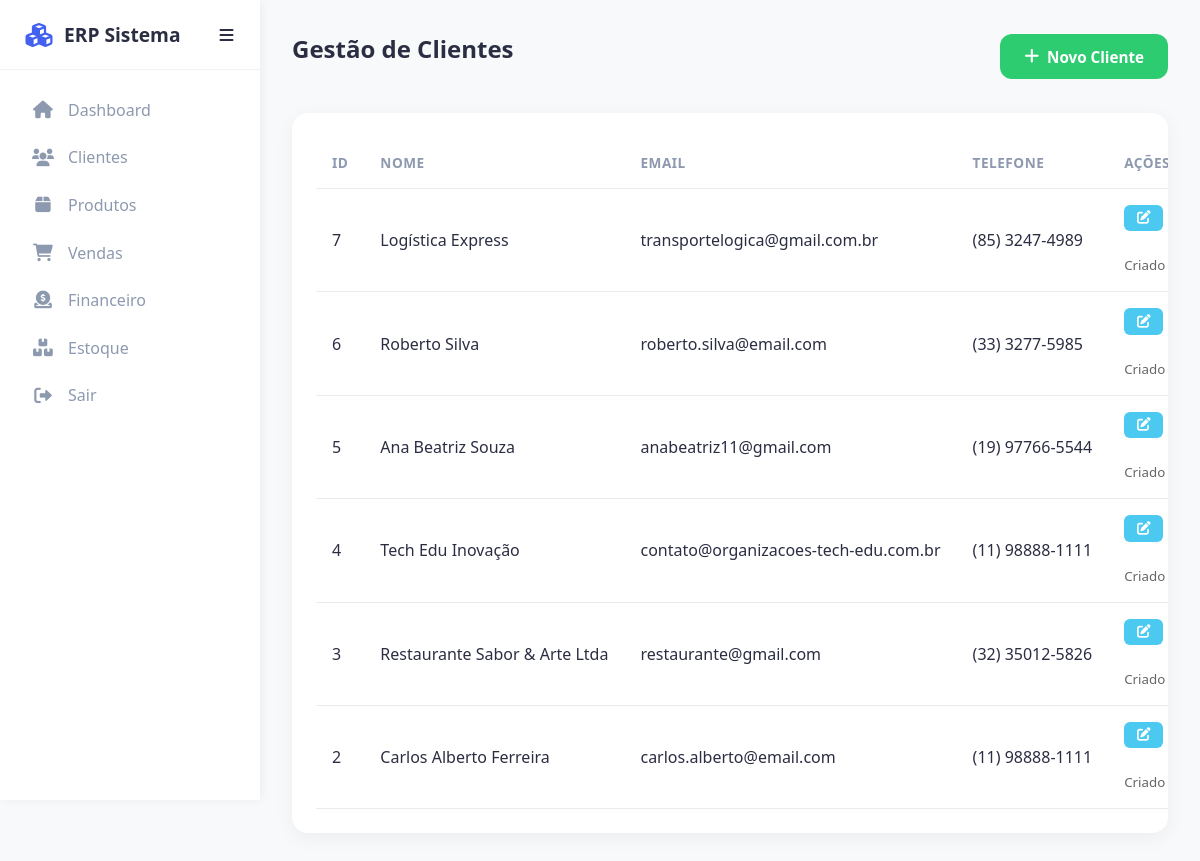
The page /modules/clients/clients.php (signed in) on the database its author committed.
### tables this page shows
CREATE TABLE `clients` (
  `id` int(11) NOT NULL,
  `company_id` int(11) NOT NULL,
  `created_by` int(11) DEFAULT NULL,
  `updated_by` int(11) DEFAULT NULL,
  `type` enum('fisica','juridica') NOT NULL DEFAULT 'fisica',
  `name` varchar(255) DEFAULT NULL,
  `cpf` varchar(20) DEFAULT NULL,
  `company_name` varchar(255) DEFAULT NULL,
  `fantasy_name` varchar(255) DEFAULT NULL,
  `cnpj` varchar(255) DEFAULT NULL,
  `ie` varchar(50) DEFAULT NULL,
  `segment` varchar(100) DEFAULT NULL,
  `email` varchar(100) DEFAULT NULL,
  `phone` varchar(20) DEFAULT NULL,
  `cep` varchar(15) DEFAULT NULL,
  `street` varchar(255) DEFAULT NULL,
  `number` varchar(20) DEFAULT NULL,
  `complement` varchar(100) DEFAULT NULL,
  `neighborhood` varchar(100) DEFAULT NULL,
  `city` varchar(100) DEFAULT NULL,
  `state` varchar(2) DEFAULT NULL,
  `created_at` timestamp NOT NULL DEFAULT current_timestamp(),
  `updated_at` timestamp NOT NULL DEFAULT current_timestamp() ON UPDATE current_timestamp()
);

### modules/clients/clients.php (the view, shortened to what this page needs)
<?php
require '../../config/database.php';
?>
<!DOCTYPE html>
<html lang="pt-BR">
<head>
    <link rel="stylesheet" href="../../css/style.css">
    <link rel="stylesheet" href="https://cdnjs.cloudflare.com/ajax/libs/font-awesome/6.0.0/css/all.min.css">
</head>
<body>
    <?php $basePath = '../../';
    include '../../includes/header.php'; ?>
    <main>
        <div style="display: flex; justify-content: space-between; align-items: center; margin-bottom: 2rem;">
            <h2>Gestão de Clientes</h2>
            <a href="add_client.php" class="btn btn-success"><i class="fas fa-plus"></i> Novo Cliente</a>
        </div>
        <div class="table-container">
            <table id="tableModule">
                <thead>
                    <tr>
                        <th>ID</th>
                        <th>Nome</th>
                        <th>Email</th>
                        <th>Telefone</th>
                        <th>Ações</th>
                    </tr>
                </thead>
                <tbody>
                    <?php
                    $stmt = $pdo->prepare("SELECT c.*, uc.name as creator_name, uu.name as updater_name
                                          FROM clients c
                                          LEFT JOIN users uc ON c.created_by = uc.id
                                          LEFT JOIN users uu ON c.updated_by = uu.id
                                          WHERE c.company_id = ?
                                          ORDER BY c.id DESC");
                    $stmt->execute([getCompanyId()]);
                    while ($row = $stmt->fetch(PDO::FETCH_ASSOC)) {
                        echo "<tr>";
                        echo "<td>{$row['id']}</td>";
                        echo "<td>" . htmlspecialchars($row['name']) . "</td>";
                        echo "<td>" . htmlspecialchars($row['email']) . "</td>";
                        echo "<td>" . htmlspecialchars($row['phone']) . "</td>";
                        echo "<td>
                                <div style='display: flex; gap: 0.5rem; align-items: center;'>
                                    <a href='edit_client.php?id={$row['id']}' class='action-btn btn-edit' title='Editar'><i class='fas fa-edit'></i></a>
                                    <a href='generate_client_pdf.php?id={$row['id']}' target='_blank' class='action-btn btn-pdf' title='Gerar PDF'
                                        style='background: #f8f9fa; color: #e74c3c; border: 1px solid #dee2e6; padding: 5px 8px; border-radius: 4px;'>
                                        <i class='fas fa-file-pdf'></i>
                                    </a>";
                        echo "</div>";
                        echo "<br><small style='color: #666;'>Criado por: " . htmlspecialchars($row['creator_name'] ?? 'Sistema') . "</small>";
                        echo "</td>";
                        echo "</tr>";
                    }
                    ?>
                </tbody>
            </table>
        </div>
    </main>
</body>

### includes/header.php (shortened to what this page needs)
<aside class="sidebar" id="sidebar">
    <div class="sidebar-header">
        <i class="fas fa-cubes logo-icon"></i>
        <span class="logo-text">ERP Sistema</span>
        <div class="toggle-sidebar" onclick="toggleSidebar()">
            <i class="fas fa-bars"></i>
        </div>
    </div>
    <nav>
        <a href="<?= $basePath ?>index.php" title="Dashboard">
            <i class="fas fa-home"></i>
            <span class="menu-text">Dashboard</span>
        </a>
        <a href="<?= $basePath ?>modules/clients/clients.php" title="Clientes">
            <i class="fas fa-users"></i>
            <span class="menu-text">Clientes</span>
        </a>
        <a href="<?= $basePath ?>modules/products/products.php" title="Produtos">
            <i class="fas fa-box"></i>
            <span class="menu-text">Produtos</span>
        </a>
        <a href="<?= $basePath ?>modules/sales/sales.php" title="Vendas">
            <i class="fas fa-shopping-cart"></i>
            <span class="menu-text">Vendas</span>
        </a>
        <a href="<?= $basePath ?>modules/financial/financial.php" title="Financeiro">
            <i class="fas fa-donate"></i>
            <span class="menu-text">Financeiro</span>
        </a>
        <a href="<?= $basePath ?>modules/stock/stock.php" title="Estoque">
            <i class="fas fa-boxes"></i>
            <span class="menu-text">Estoque</span>
        </a>
        <a href="<?= $basePath ?>logout.php" title="Sair" class="logout-link">
            <i class="fas fa-sign-out-alt"></i>
            <span class="menu-text">Sair</span>
        </a>
    </nav>
</aside>

### css/style.css (style rules this page uses)
:root { --primary-color: #4361ee; --secondary-color: #3f37c9; --success-color: #4cc9f0; --danger-color: #f72585; --text-color: #2b2d42; --text-muted: #8d99ae; --bg-light: #f8f9fa; --card-bg: #ffffff; --border-radius: 12px; --transition: all 0.3s ease; }
* { margin: 0; padding: 0; box-sizing: border-box; font-family: 'Segoe UI', Tahoma, Geneva, Verdana, sans-serif; }
body { background-color: var(--bg-light); color: var(--text-color); min-height: 100vh; display: flex; overflow-x: hidden; }
h1, h2, h3, h4, h5, h6 { color: var(--text-color); margin-bottom: 1rem; }
.btn { display: inline-flex; align-items: center; justify-content: center; padding: 0.8rem 1.5rem; border-radius: var(--border-radius); border: none; cursor: pointer; font-weight: 600; transition: var(--transition); text-decoration: none; font-size: 0.95rem; gap: 0.5rem; }
.btn i { font-size: 1.1em; }
.btn-success { background-color: #2ecc71; color: white; }
main { padding: 2rem; flex: 1; max-width: 260px; max-width: none; }
.sidebar { width: 260px; height: 100vh; background-color: white; position: fixed; top: 0; left: 0; z-index: 1000; box-shadow: 2px 0 10px rgba(0, 0, 0, 0.05); transition: all 0.3s ease; display: flex; flex-direction: column; overflow-x: hidden; }
.sidebar-header { height: 70px; display: flex; align-items: center; padding: 0 1rem 0 1.5rem; border-bottom: 1px solid rgba(0, 0, 0, 0.05); white-space: nowrap; }
.logo-icon { font-size: 1.5rem; color: var(--primary-color); min-width: 30px; text-align: center; }
.sidebar .logo-text { font-size: 1.2rem; font-weight: bold; color: var(--text-color); margin-left: 10px; transition: opacity 0.3s ease; }
.sidebar nav { flex: 1; padding-top: 1rem; }
.sidebar nav a { display: flex; align-items: center; padding: 0.8rem 1.5rem; color: var(--text-muted); text-decoration: none; transition: all 0.3s ease; border-left: 4px solid transparent; overflow: hidden; white-space: nowrap; }
.sidebar nav a i { min-width: 30px; font-size: 1.1rem; text-align: center; margin-right: 10px; }
main { margin-left: 260px; width: calc(100% - 260px); transition: margin-left 0.3s ease; padding: 2rem; }
.toggle-sidebar { background: transparent; width: 35px; height: 35px; display: flex; align-items: center; justify-content: center; box-shadow: none; cursor: pointer; color: var(--text-color); margin-left: auto; border-radius: 5px; }
.table-container { background: white; padding: 1.5rem; border-radius: 16px; box-shadow: 0 5px 20px rgba(0, 0, 0, 0.05); overflow-x: auto; }
table { width: 100%; border-collapse: collapse; white-space: nowrap; }
th, td { padding: 1rem; text-align: left; border-bottom: 1px solid #e9ecef; }
th { font-weight: 600; color: var(--text-muted); font-size: 0.85rem; text-transform: uppercase; letter-spacing: 0.5px; }
.action-btn { display: inline-flex; align-items: center; justify-content: center; padding: 0.4rem 0.8rem; border-radius: 6px; color: white; text-decoration: none; font-size: 0.85rem; margin-right: 0.5rem; transition: var(--transition); gap: 0.3rem; }
.btn-edit { background-color: var(--success-color); }

### rows shown on the page
clients: id "7", name "Logística Express", email "transportelogica@gmail.com.br", phone "(85) 3247-4989"
clients: id "6", name "Roberto Silva", email "roberto.silva@email.com", phone "(33) 3277-5985"
clients: id "5", name "Ana Beatriz Souza", email "anabeatriz11@gmail.com", phone "(19) 97766-5544"
clients: id "4", name "Tech Edu Inovação", email "contato@organizacoes-tech-edu.com.br", phone "(11) 98888-1111"
clients: id "3", name "Restaurante Sabor & Arte Ltda", email "restaurante@gmail.com", phone "(32) 35012-5826"
clients: id "2", name "Carlos Alberto Ferreira", email "carlos.alberto@email.com", phone "(11) 98888-1111"
